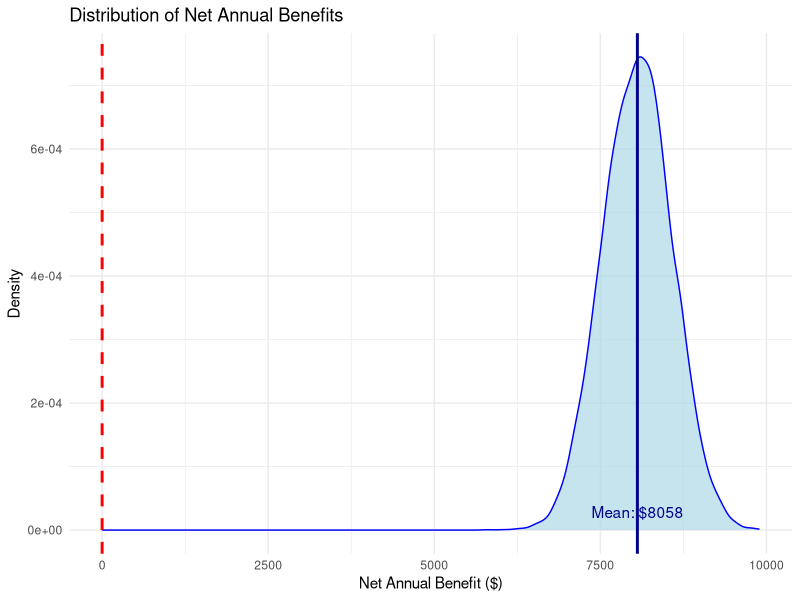
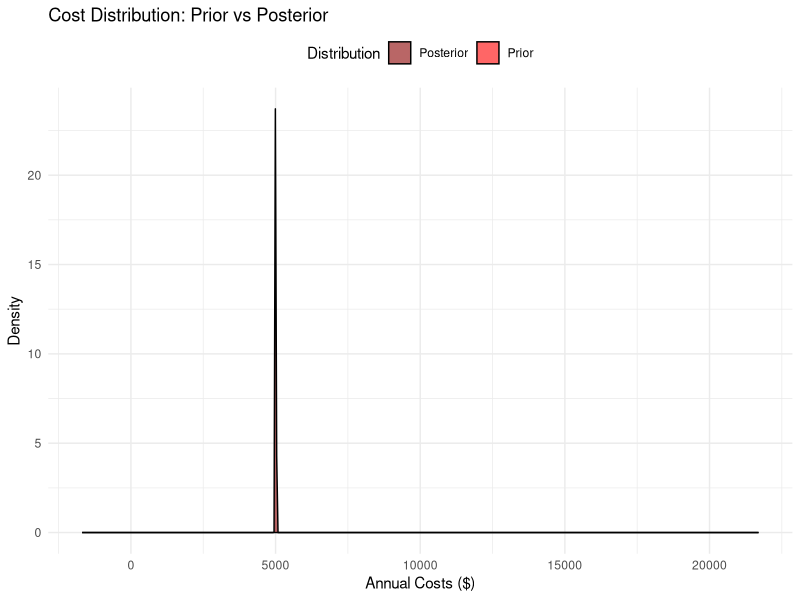
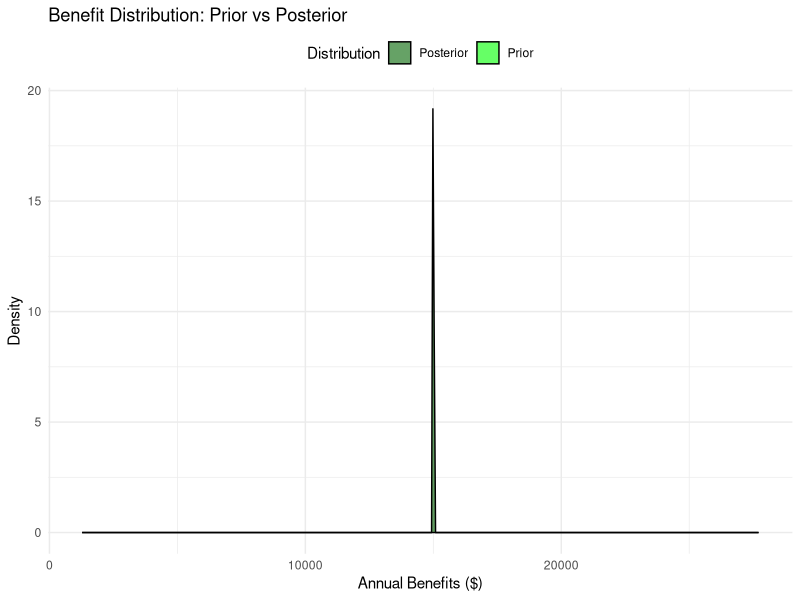
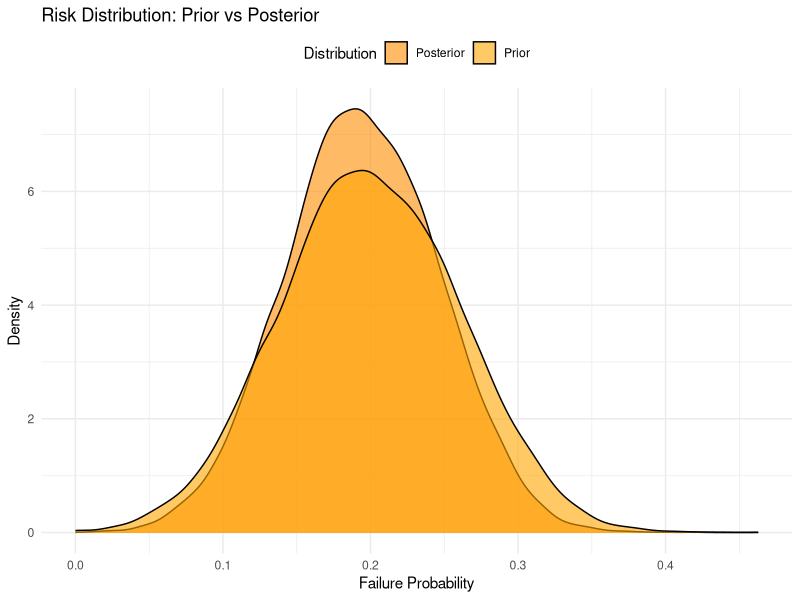
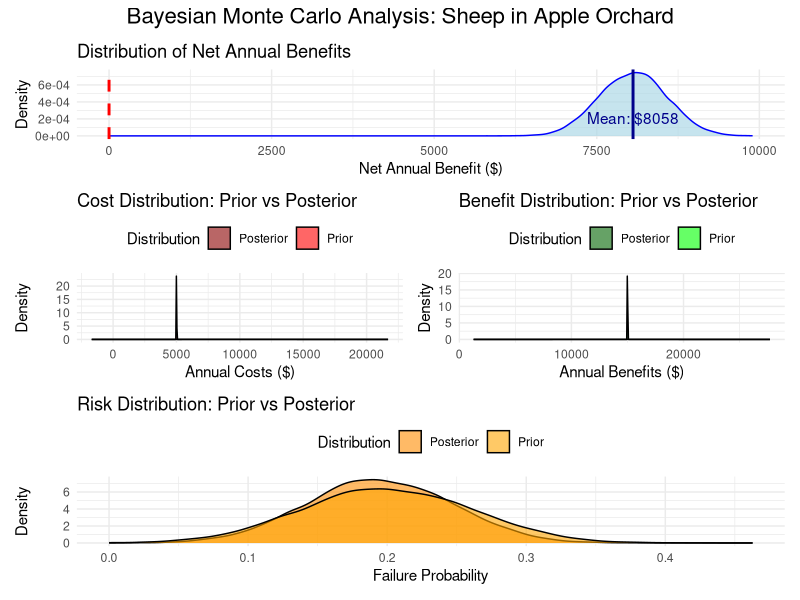

Generate these figures, in order, with R:
## ---- chunk 1
knitr::opts_chunk$set(
  echo = TRUE,
  fig.width = 8,
  fig.height = 6,
  fig.align = "center",
  dev = "png",
  dpi = 96  # Lower dpi for smaller file sizes on GitHub
)
## ---- chunk 2

set.seed(123) # For reproducible results
## ---- chunk 3

# Prior parameters (mean and sd based on 90% CI)
# Assuming 90% CI is mean ± 1.645*sd
calculate_prior <- function(lower, upper) {
  mean_val <- (lower + upper) / 2
  sd_val <- (upper - lower) / (2 * 1.645) # 1.645 for 90% CI
  return(list(mean = mean_val, sd = sd_val))
}
## ---- chunk 4
cost_prior <- calculate_prior(lower = 5000, upper = 15000)    # Annual costs ($)
benefit_prior <- calculate_prior(lower = 8000, upper = 20000) # Annual benefits ($)
risk_prior <- calculate_prior(lower = 0.1, upper = 0.3)       # Probability of failure
## ---- chunk 5
observations <- list(
  wool_price_obs = 12.5,    # $/kg observed wool price
  fertility_gain_obs = 0.15, # Observed fertility improvement
  risk_obs = 0.18           # Observed failure rate
)

## ---- chunk 6

bayesian_update <- function(prior_mean, prior_sd, observed_value, obs_sd = 0.1) {
  # Simple conjugate prior update for normal distribution
  prior_precision <- 1 / (prior_sd^2)
  obs_precision <- 1 / (obs_sd^2)
  
  posterior_mean <- (prior_precision * prior_mean + obs_precision * observed_value) / 
                    (prior_precision + obs_precision)
  posterior_sd <- sqrt(1 / (prior_precision + obs_precision))
  
  return(list(mean = posterior_mean, sd = posterior_sd))
}
## ---- chunk 7
cost_posterior <- bayesian_update(cost_prior$mean, cost_prior$sd, 
                                 observations$wool_price_obs * 400) # Convert to annual cost
benefit_posterior <- bayesian_update(benefit_prior$mean, benefit_prior$sd,
                                    observations$fertility_gain_obs * 100000) # Convert to monetary value
risk_posterior <- bayesian_update(risk_prior$mean, risk_prior$sd,
                                 observations$risk_obs)

## ---- chunk 8

n_simulations <- 10000

# Sample from posterior distributions
costs_sim <- rnorm(n_simulations, cost_posterior$mean, cost_posterior$sd)
benefits_sim <- rnorm(n_simulations, benefit_posterior$mean, benefit_posterior$sd)
risks_sim <- rnorm(n_simulations, risk_posterior$mean, risk_posterior$sd)

# Ensure risks are between 0 and 1
risks_sim <- pmax(0, pmin(1, risks_sim))

# Calculate net benefits (accounting for risk)
net_benefits <- (benefits_sim - costs_sim) * (1 - risks_sim)

# Decision analysis results
results <- list(
  expected_net_benefit = mean(net_benefits),
  probability_positive = mean(net_benefits > 0),
  confidence_interval = quantile(net_benefits, c(0.05, 0.95)),
  risk_exposure = mean(net_benefits < -5000) # Probability of significant loss
)
## ---- chunk 9

# Print results
cat("=== BAYESIAN MONTE CARLO FARM DECISION ANALYSIS ===\n\n")
cat("Prior Distributions:\n")
cat(sprintf("Costs: $%.0f ± $%.0f\n", cost_prior$mean, cost_prior$sd))
cat(sprintf("Benefits: $%.0f ± $%.0f\n", benefit_prior$mean, benefit_prior$sd))
cat(sprintf("Risks: %.1f%% ± %.1f%%\n", risk_prior$mean*100, risk_prior$sd*100))

cat("\nPosterior Distributions (after incorporating observations):\n")
cat(sprintf("Costs: $%.0f ± $%.0f\n", cost_posterior$mean, cost_posterior$sd))
cat(sprintf("Benefits: $%.0f ± $%.0f\n", benefit_posterior$mean, benefit_posterior$sd))
cat(sprintf("Risks: %.1f%% ± %.1f%%\n", risk_posterior$mean*100, risk_posterior$sd*100))

cat("\nDecision Results:\n")
cat(sprintf("Expected Net Annual Benefit: $%.0f\n", results$expected_net_benefit))
cat(sprintf("Probability of Positive Return: %.1f%%\n", results$probability_positive*100))
cat(sprintf("90%% Confidence Interval: [$%.0f, $%.0f]\n", 
            results$confidence_interval[1], results$confidence_interval[2]))
cat(sprintf("Probability of >$5000 Loss: %.1f%%\n", results$risk_exposure*100))
## ---- chunk 10
# Load required packages
library(ggplot2)
library(dplyr)
library(tidyr)
library(patchwork)  # For combining plots

# Create data frames for plotting
net_benefits_df <- data.frame(net_benefits = net_benefits)
costs_df <- data.frame(
    value = costs_sim,
    type = "Posterior"
)
benefits_df <- data.frame(
    value = benefits_sim,
    type = "Posterior"
)
risks_df <- data.frame(
    value = risks_sim,
    type = "Posterior"
)

# Add prior distributions for comparison
set.seed(123)
n_prior <- 10000
costs_df_prior <- data.frame(
    value = rnorm(n_prior, cost_prior$mean, cost_prior$sd),
    type = "Prior"
)
benefits_df_prior <- data.frame(
    value = rnorm(n_prior, benefit_prior$mean, benefit_prior$sd),
    type = "Prior"
)
risks_df_prior <- data.frame(
    value = pmin(1, pmax(0, rnorm(n_prior, risk_prior$mean, risk_prior$sd))),
    type = "Prior"
)

# Combine prior and posterior
costs_combined <- rbind(costs_df, costs_df_prior)
benefits_combined <- rbind(benefits_df, benefits_df_prior)
risks_combined <- rbind(risks_df, risks_df_prior)

## ---- chunk 11
p1_net_benefits <- ggplot(net_benefits_df, aes(x = net_benefits)) +
    geom_density(fill = "lightblue", alpha = 0.7, color = "blue") +
    geom_vline(xintercept = 0, color = "red", linetype = "dashed", size = 1) +
    geom_vline(xintercept = mean(net_benefits), color = "darkblue", size = 1) +
    labs(title = "Distribution of Net Annual Benefits",
         x = "Net Annual Benefit ($)",
         y = "Density") +
    theme_minimal() +
    annotate("text", x = mean(net_benefits), y = 0, 
             label = paste("Mean: $", round(mean(net_benefits)), sep = ""),
             vjust = -1, color = "darkblue")

p1_net_benefits
## ---- chunk 12
p2_costs_combined <- ggplot(costs_combined, aes(x = value, fill = type)) +
    geom_density(alpha = 0.6) +
    labs(title = "Cost Distribution: Prior vs Posterior",
         x = "Annual Costs ($)",
         y = "Density",
         fill = "Distribution") +
    scale_fill_manual(values = c("Prior" = "red", "Posterior" = "darkred")) +
    theme_minimal() +
    theme(legend.position = "top")

p2_costs_combined
## ---- chunk 13
p3_benefits_combined <- ggplot(benefits_combined, aes(x = value, fill = type)) +
    geom_density(alpha = 0.6) +
    labs(title = "Benefit Distribution: Prior vs Posterior",
         x = "Annual Benefits ($)",
         y = "Density",
         fill = "Distribution") +
    scale_fill_manual(values = c("Prior" = "green", "Posterior" = "darkgreen")) +
    theme_minimal() +
    theme(legend.position = "top")
p3_benefits_combined
## ---- chunk 14
p4_risks_combined <- ggplot(risks_combined, aes(x = value, fill = type)) +
    geom_density(alpha = 0.6) +
    labs(title = "Risk Distribution: Prior vs Posterior",
         x = "Failure Probability",
         y = "Density",
         fill = "Distribution") +
    scale_fill_manual(values = c("Prior" = "orange", "Posterior" = "darkorange")) +
    theme_minimal() +
    theme(legend.position = "top")
p4_risks_combined
## ---- chunk 15
(p1_net_benefits) / (p2_costs_combined + p3_benefits_combined) / (p4_risks_combined) +
    plot_annotation(title = "Bayesian Monte Carlo Analysis: Sheep in Apple Orchard",
                   theme = theme(plot.title = element_text(hjust = 0.5, size = 16)))
